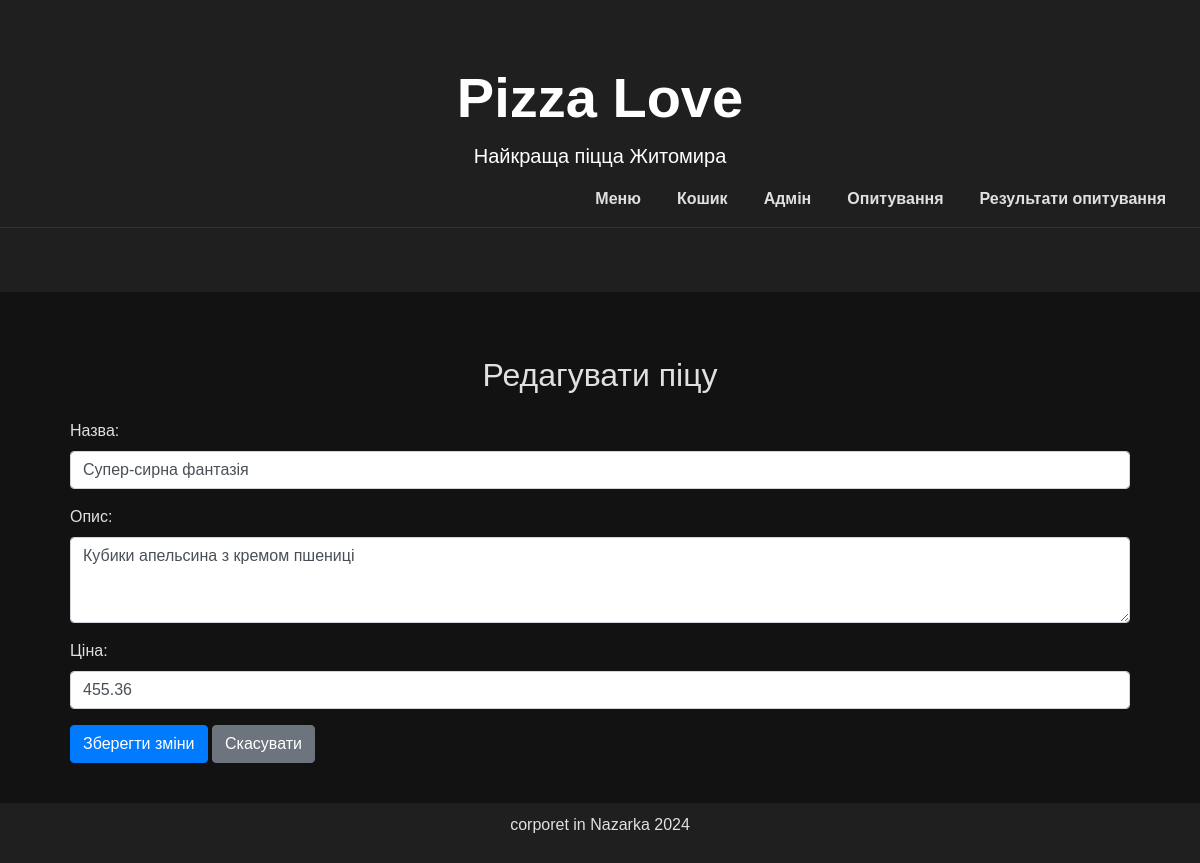
The page /admin/edit/2 on the database its author committed.
### tables this page shows
CREATE TABLE menu_items (
        id INTEGER PRIMARY KEY AUTOINCREMENT,
        name TEXT NOT NULL,
        description TEXT NOT NULL,
        price REAL NOT NULL
    );

### app.py (the view, shortened to what this page needs)
@app.route("/admin/edit/<int:item_id>", methods=["GET", "POST"])
def edit_item(item_id):
    conn = sqlite3.connect(db_path)
    cursor = conn.cursor()
    cursor.execute("SELECT name, description, price FROM menu_items WHERE id = ?", (item_id,))
    item = cursor.fetchone()
    conn.close()
    if item:
        return render_template("edit_item.html", item_id=item_id, name=item[0], description=item[1], price=item[2])
    return "Item not found", 404

### templates/edit_item.html
{% extends 'base.html' %}
{% block content %}
<div class="container mt-4">
    <h2 class="text-center mb-4">Редагувати піцу</h2>
    <form method="POST" action="{{ url_for('edit_item', item_id=item_id) }}">
        <div class="form-group">
            <label for="name">Назва:</label>
            <input type="text" class="form-control" id="name" name="name" value="{{ name }}" required>
        </div>
        <div class="form-group">
            <label for="description">Опис:</label>
            <textarea class="form-control" id="description" name="description" rows="3" required>{{ description }}</textarea>
        </div>
        <div class="form-group">
            <label for="price">Ціна:</label>
            <input type="number" class="form-control" id="price" name="price" value="{{ price }}" step="0.01" required>
        </div>
        <button type="submit" class="btn btn-primary">Зберегти зміни</button>
        <a href="{{ url_for('admin_panel') }}" class="btn btn-secondary">Скасувати</a>
    </form>
</div>
{% endblock %}

### templates/base.html (style rules this page uses)
body { background-color: #121212; color: #e0e0e0; margin: 0; font-family: 'Arial', sans-serif; }
.container { padding: 20px; }

### rows shown on the page
menu_items: name "Супер-сирна фантазія", description "Кубики апельсина з кремом пшениці", price "455.36"
